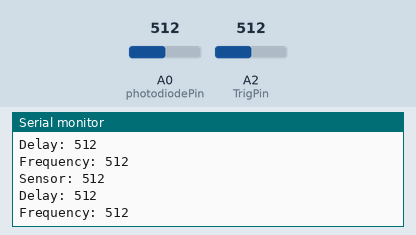
Bench run of a sketch on a simulated Arduino Uno, built with avr-gcc and run on an emulated ATmega328P. On the bench: the last lines printed to the serial monitor. The test bench sets the inputs (shaded band); at power-on: A0 (photodiodePin) = 512, A2 (TrigPin) = 512.

Above: at 1.8 s.
1.9 s: A0 (photodiodePin) set to 716
At 2.8 s:
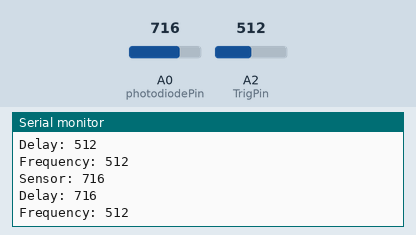
3.4 s: A2 (TrigPin) set to 716
At 4.7 s:
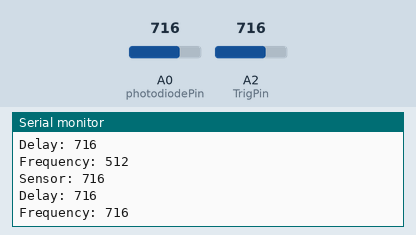
4.9 s: A0 (photodiodePin) set to 900
At 5.5 s:
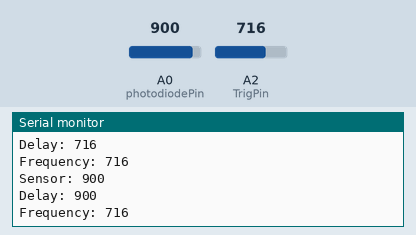
6.4 s: A2 (TrigPin) set to 900
At 7.8 s:
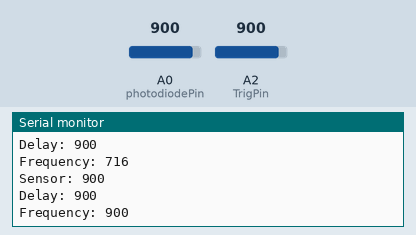
Timing chart, 0 to 8.9 s (numbered marks = the images above; inputs shaded):
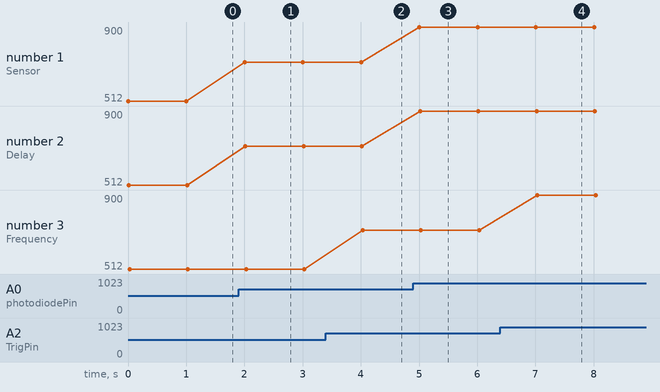

The sketch:

HIFU_Neuromodulation_DIY.ino
```cpp
#define TrigPin 2
#define EchoPin 3
#define photodiodePin A0


void setup() {
  pinMode(photodiodePin, INPUT);
  pinMode(TrigPin, OUTPUT);
  pinMode(EchoPin, INPUT);
  Serial.begin(9600); // Initialize serial communication
}


void loop() {
  // Read analog value from photodiode
  int sensorValue = analogRead(photodiodePin);

  int frequency = analogRead(TrigPin);


  PORTD &= B11111011;     // Clear D2 (low)
  Anas(sensorValue);  // Custom assembly delay function with sensor value
  PORTD |= B00000100;     // Set D2 (high)
  Anas(sensorValue);  // Custom assembly delay function with senor value


  Serial.print("Sensor: ");
  Serial.println(sensorValue);
  Serial.print("Delay: ");
  Serial.println(sensorValue);
  Serial.print("Frequency: ");
  Serial.println(frequency);

delay(1000);
}

void Anas(int sensorValue) {
  // Customized assembly code for delay
  asm volatile(
    "1:  dec %0        \n"  // Decrement delayValue
    "    brne 1b       \n"  // Branch back if delayValue is not zero
    : "+r"(sensorValue)      // Output operand (delayValue), "+" indicates that it's read and written
  );
}
```

Measured:
- after the input at 1.9 s, the serial monitor: prints a new line after 0.10 s (image 1)
- after the input at 3.4 s, the serial monitor: prints a new line after 0.63 s (image 2)
- after the input at 4.9 s, the serial monitor: prints a new line after 0.11 s (image 3)
- after the input at 6.4 s, the serial monitor: prints a new line after 0.63 s (image 4)
- plotted number 1: 512 → 716 after the input at 1.9 s, 716 → 900 after the input at 4.9 s
- plotted number 2: 512 → 716 after the input at 1.9 s, 716 → 900 after the input at 4.9 s
